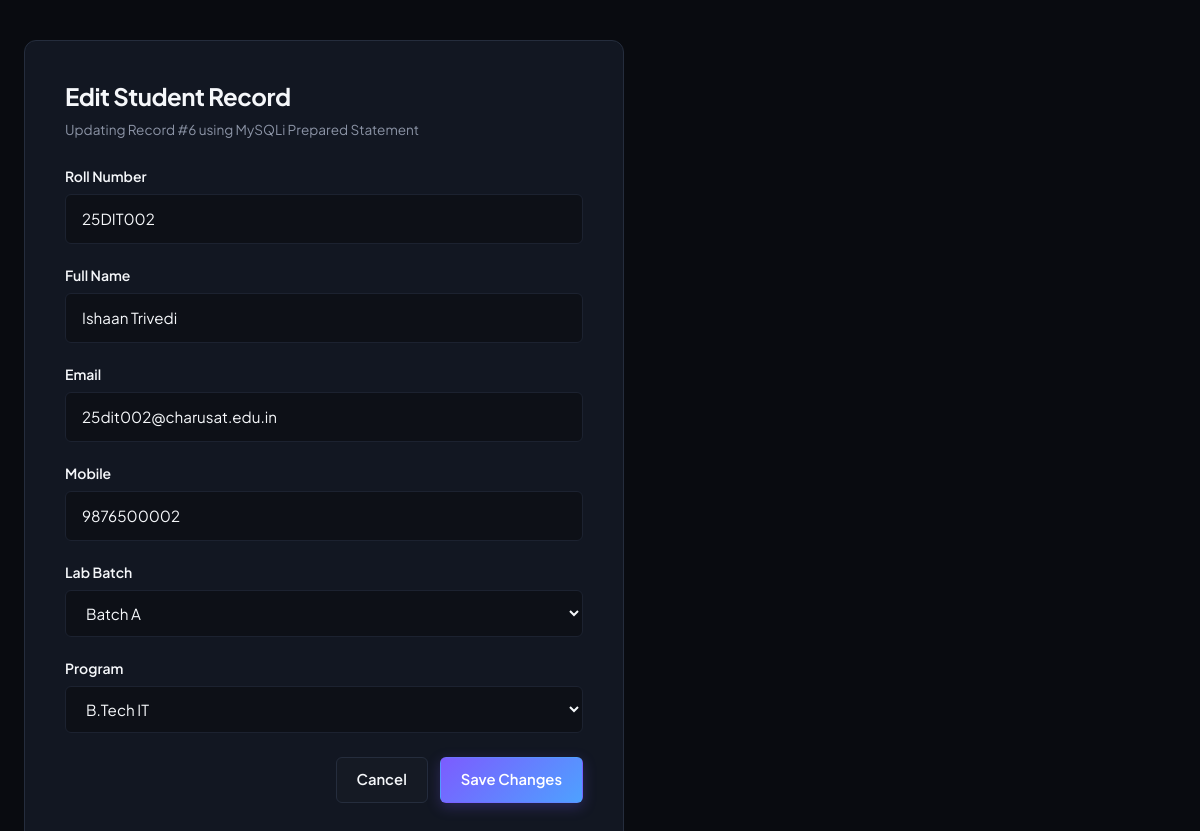
Screenshot of /WDF/Practical_11_Student_Management_CRUD/edit.php?id=6 with the database file from the repository.
### tables this page shows
CREATE TABLE `students` (
  `id` INT UNSIGNED NOT NULL AUTO_INCREMENT,
  `user_id` INT UNSIGNED NULL,
  `roll_no` VARCHAR(20) NOT NULL,
  `name` VARCHAR(100) NOT NULL,
  `email` VARCHAR(120) NOT NULL,
  `mobile` VARCHAR(15) NOT NULL,
  `course` VARCHAR(60) NOT NULL DEFAULT 'B.Tech IT',
  `semester` TINYINT UNSIGNED NOT NULL DEFAULT 3,
  `year` TINYINT UNSIGNED NOT NULL DEFAULT 2,
  `gender` ENUM('Male', 'Female', 'Other') NOT NULL DEFAULT 'Male',
  `division` VARCHAR(10) NOT NULL DEFAULT '3IT-A',
  `batch` VARCHAR(10) NOT NULL DEFAULT 'Batch A',
  `created_at` TIMESTAMP NOT NULL DEFAULT CURRENT_TIMESTAMP,
  PRIMARY KEY (`id`),
  UNIQUE KEY `idx_students_roll_no` (`roll_no`),
  UNIQUE KEY `idx_students_email` (`email`),
  KEY `idx_students_batch` (`batch`),
  KEY `idx_students_user_id` (`user_id`),
  CONSTRAINT `fk_students_user` FOREIGN KEY (`user_id`) REFERENCES `users` (`id`) ON DELETE SET NULL ON UPDATE CASCADE
);

### WDF/Practical_11_Student_Management_CRUD/edit.php (the view, shortened to what this page needs)
<?php
$mysqli = getMysqliConnection();
$id = isset($_GET['id']) ? (int)$_GET['id'] : 0;
$stmt = $mysqli->prepare('SELECT * FROM students WHERE id = ? LIMIT 1');
$stmt->bind_param('i', $id);
$stmt->execute();
$student = $stmt->get_result()->fetch_assoc();
?>
<!DOCTYPE html>
<html lang="en">
<head>
  <link rel="stylesheet" href="../../css/global.css">
  <link rel="stylesheet" href="../../css/components.css">
</head>
<body>
  <div class="card">
    <h2 style="font-size: 1.5rem; margin-bottom: 0.5rem;">Edit Student Record</h2>
    <p style="color: var(--text-secondary); font-size: 0.85rem; margin-bottom: 1.5rem;">Updating Record #<?= $id ?> using MySQLi Prepared Statement</p>
    <form method="POST" action="edit.php?id=<?= $id ?>">
      <div class="form-row">
        <div class="form-group">
          <label class="form-label">Roll Number</label>
          <input type="text" name="roll_no" class="form-input" value="<?= htmlspecialchars($student['roll_no']) ?>" required>
        </div>
        <div class="form-group">
          <label class="form-label">Full Name</label>
          <input type="text" name="name" class="form-input" value="<?= htmlspecialchars($student['name']) ?>" required>
        </div>
      </div>
      <div class="form-row">
        <div class="form-group">
          <label class="form-label">Email</label>
          <input type="email" name="email" class="form-input" value="<?= htmlspecialchars($student['email']) ?>" required>
        </div>
        <div class="form-group">
          <label class="form-label">Mobile</label>
          <input type="tel" name="mobile" class="form-input" value="<?= htmlspecialchars($student['mobile']) ?>" required>
        </div>
      </div>
      <div class="form-row">
        <div class="form-group">
          <label class="form-label">Lab Batch</label>
          <select name="batch" class="form-select">
            <option value="Batch A" <?= $student['batch'] === 'Batch A' ? 'selected' : '' ?>>Batch A</option>
          </select>
        </div>
        <div class="form-group">
          <label class="form-label">Program</label>
          <select name="course" class="form-select">
            <option value="B.Tech IT" <?= $student['course'] === 'B.Tech IT' ? 'selected' : '' ?>>B.Tech IT</option>
          </select>
        </div>
      </div>
      <div style="display: flex; justify-content: flex-end; gap: 0.75rem; margin-top: 1.5rem;">
        <a href="index.php" class="btn btn-secondary">Cancel</a>
        <button type="submit" class="btn btn-primary">Save Changes</button>
      </div>
    </form>
  </div>
</body>
</html>

### css/global.css (style rules this page uses)
:root { --bg-primary: #090B10; --bg-surface: #10141C; --bg-elevated: #151A24; --bg-card: #121722; --bg-card-hover: #19202E; --bg-input: #0D1017; --text-primary: #F5F7FA; --text-secondary: #8B93A5; --text-muted: #626A7F; --text-inverse: #090B10; --border-subtle: #1C2230; --border-medium: #252D3D; --border-focus: #7C5CFF; --accent-primary: #7C5CFF; --accent-hover: #6D4AFF; --accent-soft: rgba(124, 92, 255, 0.15); --accent-gradient: linear-gradient(135deg, #7C5CFF 0%, #4EA1FF 100%); --accent-glow: rgba(124, 92, 255, 0.25); --success: #35C98A; --success-soft: rgba(53, 201, 138, 0.15); --warning: #F2B84B; --warning-soft: rgba(242, 184, 75, 0.15); --danger: #F26B6B; --danger-soft: rgba(242, 107, 107, 0.15); --info: #4EA1FF; --info-soft: rgba(78, 161, 255, 0.15); --shadow-sm: 0 1px 3px rgba(0, 0, 0, 0.25); --shadow-md: 0 4px 10px rgba(0, 0, 0, 0.35); --shadow-lg: 0 10px 24px rgba(0, 0, 0, 0.45); --shadow-glow: none; --radius-xs: 4px; --radius-sm: 6px; --radius-md: 8px; --radius-lg: 12px; --radius-xl: 14px; --radius-pill: 999px; --transition-fast: 150ms ease; --transition-base: 220ms ease; --transition-slow: 350ms ease; --font-sans: 'Plus Jakarta Sans', ui-sans-serif, system-ui, -apple-system, BlinkMacSystemFont, "Segoe UI", Roboto, sans-serif; --font-mono: 'JetBrains Mono', monospace; --sidebar-width: 260px; --sidebar-collapsed-width: 80px; --topbar-height: 72px; }
*, *::before, *::after { box-sizing: border-box; margin: 0; padding: 0; }
html { font-size: 16px; scroll-behavior: smooth; -webkit-text-size-adjust: 100%; }
body { font-family: var(--font-sans); background-color: var(--bg-primary); color: var(--text-primary); line-height: 1.6; min-height: 100vh; display: flex; flex-direction: column; overflow-x: hidden; transition: background-color var(--transition-base), color var(--transition-base); -webkit-font-smoothing: antialiased; -moz-osx-font-smoothing: grayscale; }
h1, h2, h3, h4, h5, h6 { font-family: var(--font-sans); font-weight: 700; color: var(--text-primary); line-height: 1.25; letter-spacing: -0.02em; }
h2 { font-size: 1.75rem; }
p { color: var(--text-secondary); font-size: 0.975rem; margin-bottom: 0.75rem; }
a { color: var(--accent-primary); text-decoration: none; transition: color var(--transition-fast); }
button, input, select, textarea { font: inherit; color: inherit; }
button { cursor: pointer; border: none; background: none; }

### css/components.css (style rules this page uses)
.btn { display: inline-flex; align-items: center; justify-content: center; gap: 0.5rem; padding: 0.65rem 1.25rem; border-radius: var(--radius-sm); font-size: 0.925rem; font-weight: 600; text-align: center; transition: all var(--transition-fast); cursor: pointer; white-space: nowrap; user-select: none; border: 1px solid transparent; }
.btn-primary { background: var(--accent-gradient); color: #FFFFFF; box-shadow: 0 4px 14px var(--accent-glow); }
.btn-secondary { background: var(--bg-elevated); color: var(--text-primary); border-color: var(--border-medium); }
.card { background: var(--bg-card); border: 1px solid var(--border-subtle); border-radius: var(--radius-lg); padding: 1.5rem; transition: all var(--transition-base); position: relative; overflow: hidden; }
.form-group { margin-bottom: 1.25rem; display: flex; flex-direction: column; gap: 0.4rem; }
.form-label { font-size: 0.875rem; font-weight: 600; color: var(--text-primary); display: flex; justify-content: space-between; align-items: center; }
.form-input, .form-select, .form-textarea { width: 100%; padding: 0.75rem 1rem; background: var(--bg-input); border: 1px solid var(--border-subtle); border-radius: var(--radius-sm); color: var(--text-primary); font-size: 0.95rem; transition: all var(--transition-fast); }
.form-input::placeholder, .form-textarea::placeholder { color: var(--text-muted); }

### WDF/Practical_11_Student_Management_CRUD/edit.php (style rules this page uses)
body { background: var(--bg-primary); color: var(--text-primary); padding: 2.5rem 1.5rem; display: flex; justify-content: center; }
.card { background: var(--bg-card); border: 1px solid var(--border-medium); border-radius: var(--radius-lg); padding: 2.5rem; max-width: 600px; width: 100%; }

### rows the page displays
students: roll_no "25DIT002", name "Ishaan Trivedi", email "25dit002@charusat.edu.in", mobile "9876500002", batch "Batch A", course "B.Tech IT"

### other values shown
$id "6"
